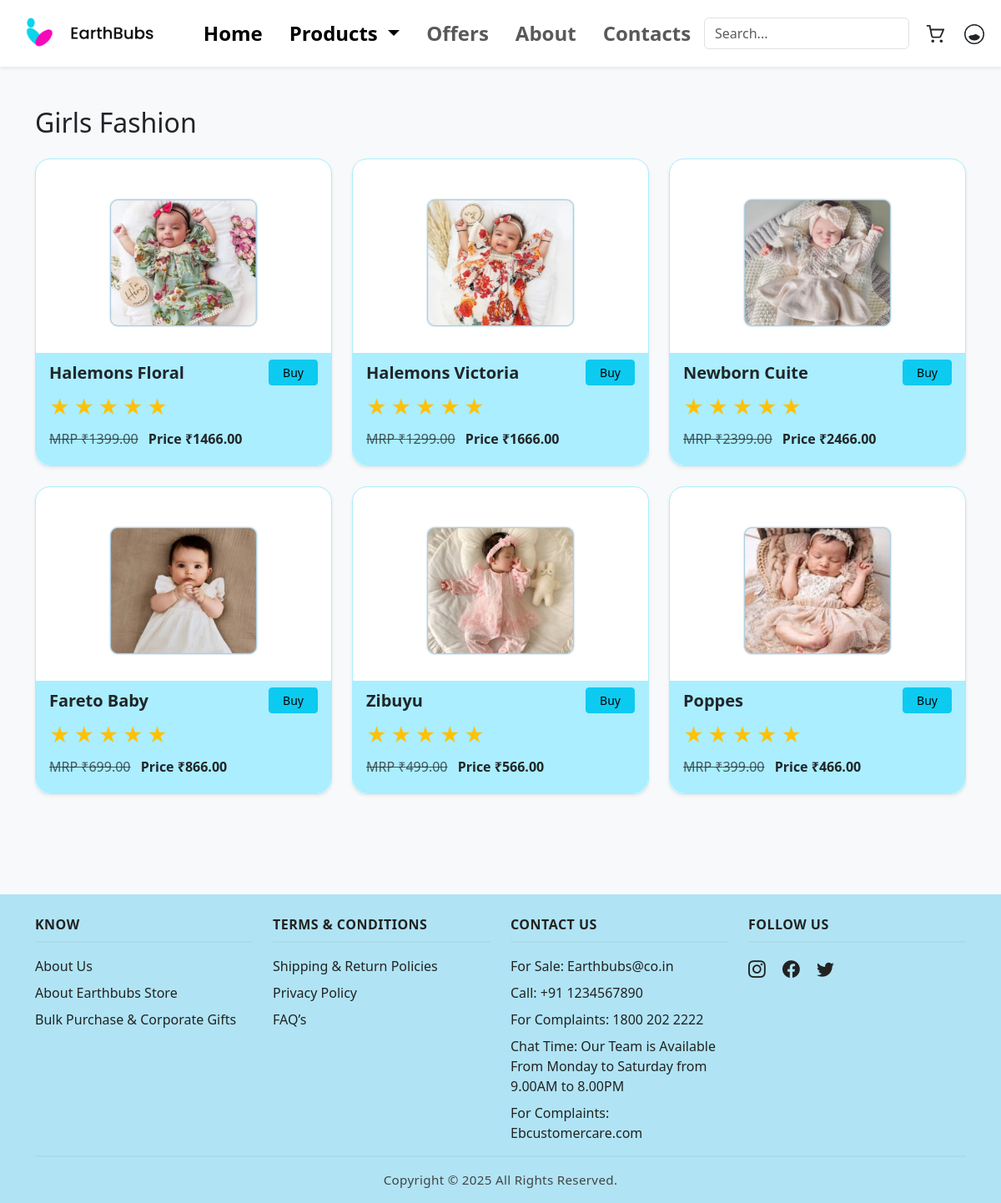
The app's page /products/girls-fashion/ with its own data.
### shop/models.py (models this page shows, shortened)
class Category(models.Model):
    name = models.CharField(max_length=100, unique=True)
    slug = models.SlugField(max_length=100, unique=True)
    def __str__(self):
        return self.name

class Product(models.Model):
    category = models.ForeignKey(Category, on_delete=models.CASCADE, related_name='products')
    title = models.CharField(max_length=100)
    description = models.TextField(max_length=500)
    image = models.ImageField(upload_to='products/', blank=True, null=True)
    price = models.DecimalField(max_digits=10, decimal_places=2)
    mrp = models.DecimalField(max_digits=10, decimal_places=2, null=True, blank=True)
    is_new = models.BooleanField(default=False)
    rating = models.DecimalField(max_digits=2, decimal_places=1, null=True, blank=True, help_text='Rating out of 5')
    is_active = models.BooleanField(default=True)
    created_at = models.DateTimeField(auto_now_add=True)
    updated_at = models.DateTimeField(auto_now=True)

### shop/views.py (the view)
# urls.py: path('products/<slug:category_slug>/', products_by_category, name='products_by_category'),
def products_by_category(request, category_slug):
    category = get_object_or_404(Category, slug=category_slug)
    products = Product.objects.filter(category=category, is_active=True)
    return render(request, f'shop/products_{category_slug}.html', {'products': products, 'category': category})

### shop/templates/shop/products_girls-fashion.html (shortened to what this page needs)
{% extends 'shop/base.html' %}
{% block content %}
<section class="py-5">
    <div class="container">
        <h2 class="mb-4">{{ category }}</h2>
        <div class="row">
            {% for product in products %}
            <div class="col-md-4 mb-4">
                <div class="card h-100 position-relative shadow-sm" style="border-radius:18px; border-color: #aef; overflow:hidden;">
                    <div class="d-flex justify-content-center align-items-center pt-4 pb-2">
                        {% if product.image %}
                        <img src="{{ product.image.url }}" class="card-img-top" alt="{{ product.title }}" style="width:180px; height:200px; object-fit:contain;">
                        {% endif %}
                    </div>
                    <div class="card-body pt-2 pb-3" style="background:#aef; border-radius:0 0 18px 18px;">
                        <div class="d-flex justify-content-between align-items-center mb-2">
                            <h5 class="card-title fw-bold mb-0">{{ product.title }}</h5>
                            <button class="btn btn-info btn-sm px-3 add-to-cart-btn" data-product-id="{{ product.id }}">Buy</button>
                        </div>
                        <div class="mb-2">
                            {% if product.rating %}
                            {% for i in "12345"|slice:":"|make_list %}
                            {% if i|add:'0' <= product.rating|stringformat:'d' %}
                            <span class="text-warning fs-6">&#9733;</span>
                            {% else %}
                            <span class="text-warning fs-4">&#9733;</span>
                            {% endif %}
                            {% endfor %}
                            {% else %}
                            <span class="text-secondary">No rating</span>
                            {% endif %}
                        </div>
                        <div class="mb-1">
                            {% if product.mrp %}
                            <span class="text-decoration-line-through fs-6 text-muted me-2">MRP ₹{{ product.mrp|floatformat:2 }}</span>
                            {% endif %}
                            <span class="fw-bold fs-6">Price ₹{{ product.price|floatformat:2 }}</span>
                        </div>
                    </div>
                </div>
            </div>
            {% empty %}
            <div class="col-12">
                <div class="alert alert-info">No products found in this category.</div>
            </div>
            {% endfor %}
        </div>
    </div>
</section>
{% endblock %}

### shop/static/shop/css/styles.css (style rules this page uses)
* { margin: 0; padding: 0; box-sizing: border-box; }
body { background-color: #f8f9fa; }
.card { box-shadow: 0 2px 8px rgba(0, 0, 0, 0.05); }

### records on screen
Category: name "Girls Fashion"
Product: image (picture), title "Halemons Floral", rating 5 (drawn), mrp "1399.00", price "1466.00"
Product: image (picture), title "Halemons Victoria", rating 5 (drawn), mrp "1299.00", price "1666.00"
Product: image (picture), title "Newborn Cuite", rating 5 (drawn), mrp "2399.00", price "2466.00"
Product: image (picture), title "Fareto Baby", rating 5 (drawn), mrp "699.00", price "866.00"
Product: image (picture), title "Zibuyu", rating 5 (drawn), mrp "499.00", price "566.00"
Product: image (picture), title "Poppes", rating 5 (drawn), mrp "399.00", price "466.00"
